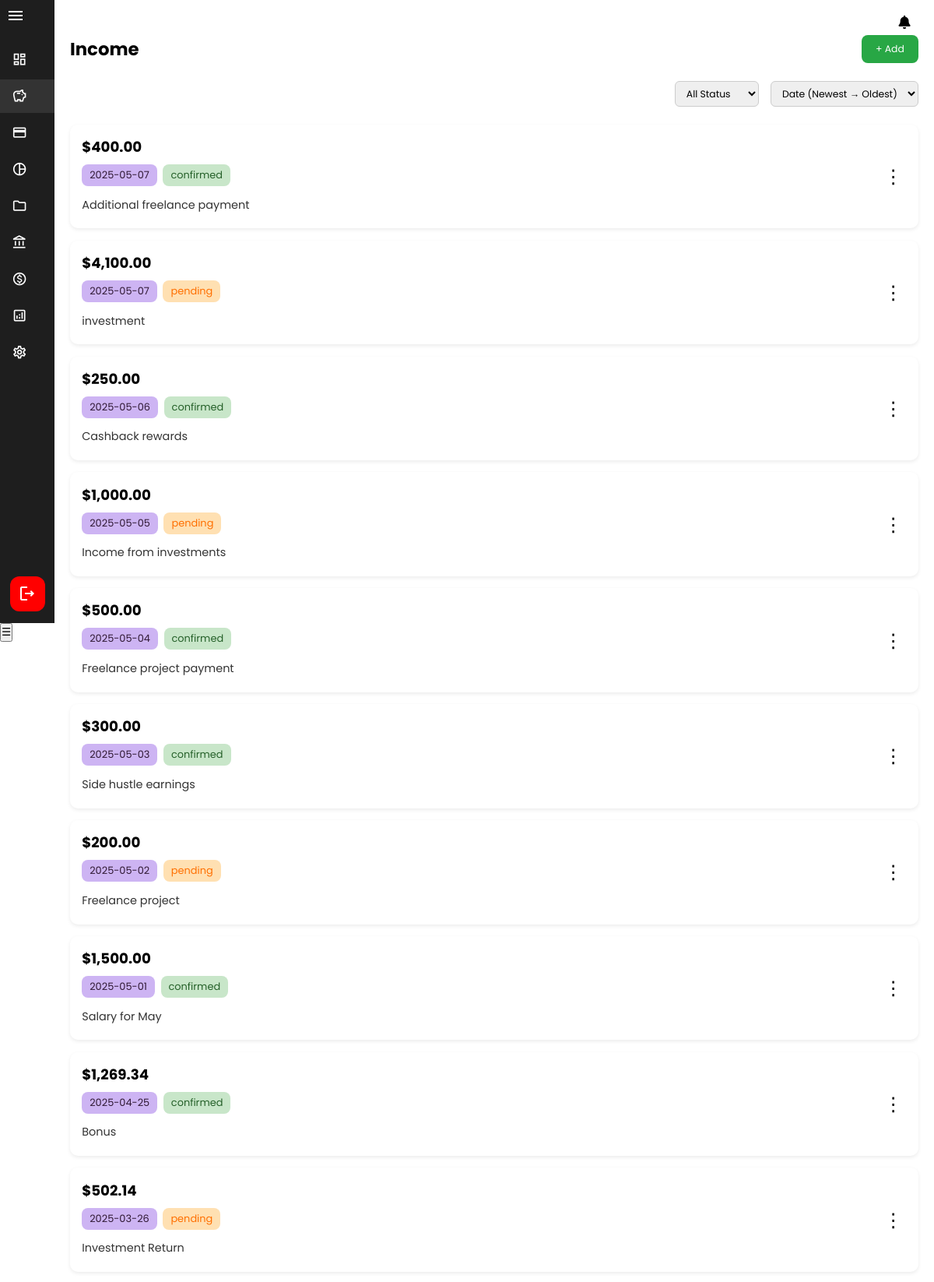
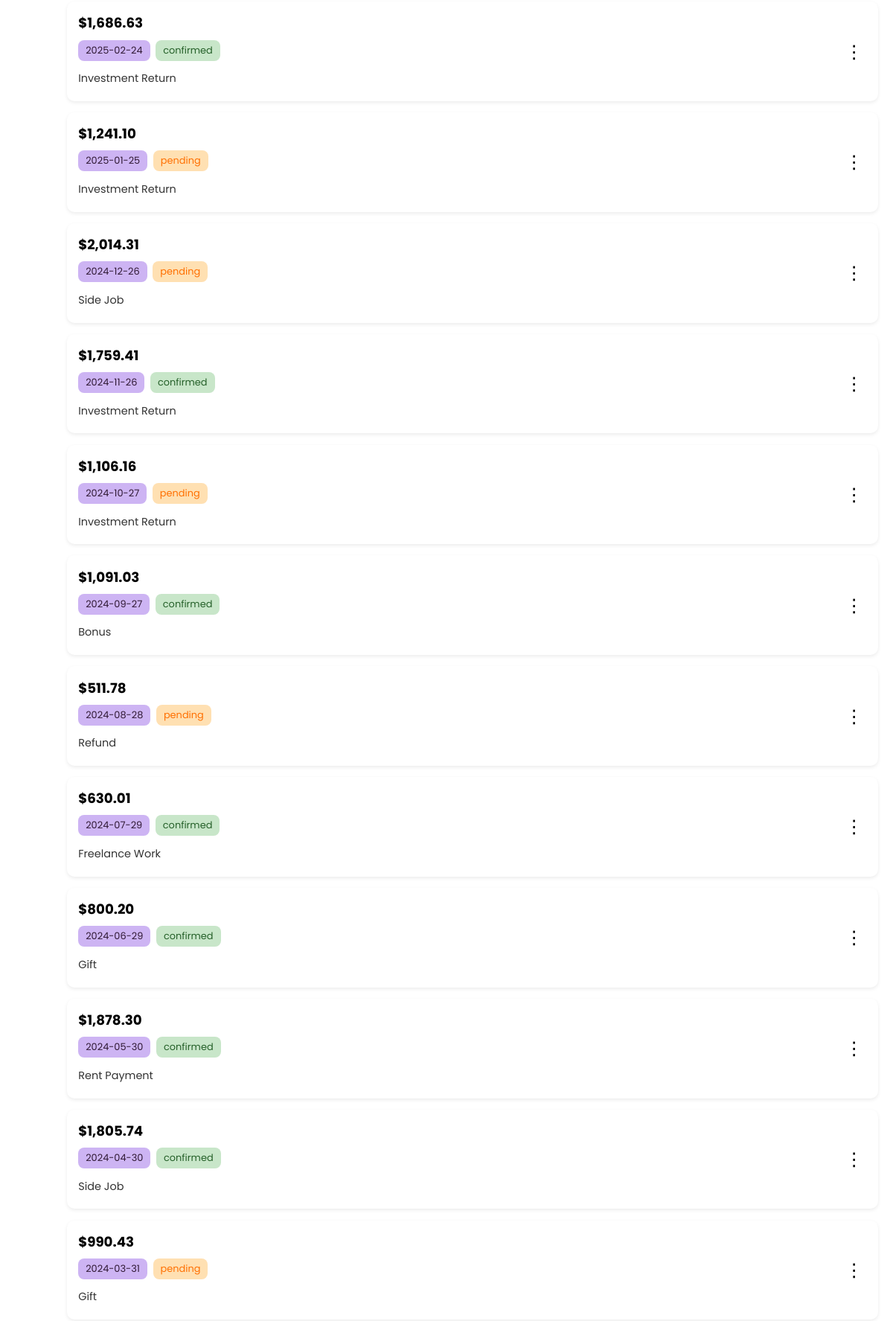
The app's page /SmartWallet/income.php (signed in, upper part) with its own data (2 pictures, top to bottom).
### tables this page shows
CREATE TABLE `income` (
  `id` int(11) NOT NULL,
  `user_id` int(11) NOT NULL,
  `amount` float NOT NULL,
  `description` text DEFAULT NULL,
  `date` date NOT NULL,
  `status` enum('pending','confirmed') DEFAULT 'pending',
  `created_at` timestamp NOT NULL DEFAULT current_timestamp(),
  `updated_at` timestamp NOT NULL DEFAULT current_timestamp() ON UPDATE current_timestamp()
);

### SmartWallet/income.php (the view, shortened to what this page needs)
<?php
require_once 'includes/db.php';
$user_id = $_SESSION["user_id"];
$sortBy = $_GET['sort_by'] ?? 'date';
$whereClause = "WHERE i.user_id = ?";
$params = [$user_id];
$orderClause = match ($sortBy) {
    'amount' => "ORDER BY i.amount DESC",
    default => "ORDER BY i.date DESC"
};
$query = "SELECT i.id, i.amount, i.description, i.date, i.status
          FROM income i
          $whereClause $orderClause";
$stmt = $pdo->prepare($query);
$stmt->execute($params);
$incomes = $stmt->fetchAll(PDO::FETCH_ASSOC);
?>
<!DOCTYPE html>
<html lang="en">
<head>
    <link rel="stylesheet" href="assets/css/sidebar.css" />
    <link rel="stylesheet" href="assets/css/header.css" />
    <link rel="stylesheet" href="assets/css/income.css" />
    <link href="https://cdnjs.cloudflare.com/ajax/libs/font-awesome/6.5.0/css/all.min.css" rel="stylesheet">
</head>
<body>
    <?php include 'includes/sidebar.php'; ?>
    <?php include 'includes/header.php'; ?>
    <main class="content">
        <div class="header">
            <h1>Income</h1>
            <button id="addIncomeBtn">+ Add</button>
        </div>
        <div class="filter-bar">
            <select id="statusFilter">
                <option value="all">All Status</option>
            </select>
            <select id="sortOrder">
                <option value="date_desc">Date (Newest → Oldest)</option>
            </select>
        </div>
        <div class="income-list" id="incomeList">
            <?php foreach ($incomes as $income): ?>
                <div class="income-card" data-id="<?= $income["id"] ?>">
                    <div class="income-info">
                        <strong>$<?= number_format($income["amount"], 2) ?></strong>
                        <div class="meta">
                            <span class="badge-date"><?= $income["date"] ?></span>
                            <span class="badge-status <?= strtolower($income["status"]) ?>"><?= $income["status"] ?></span>
                        </div>
                        <p><?= htmlspecialchars($income["description"]) ?></p>
                    </div>
                    <div class="income-actions">
                        <button class="kebab-toggle">⋮</button>
                    </div>
                </div>
            <?php endforeach; ?>
        </div>
    </main>
    <button id="mobileToggle" class="hamburger">&#9776;</button>
</body>
</html>

### SmartWallet/assets/css/sidebar.css (style rules this page uses)
* { margin: 0; padding: 0; box-sizing: border-box; font-family: "Poppins", sans-serif; font-size: 95%; }
html, body { height: 100%; margin: 0; padding: 0; overflow: auto; }
.content { flex: 1; padding: 20px; margin-left: 70px; height: 100vh; transition: filter 0.3s ease; }

### SmartWallet/assets/css/income.css (style rules this page uses)
.content { padding: 20px; flex: 1; transition: padding-left 0.3s ease; }
.header { display: flex; justify-content: space-between; align-items: center; margin-top: 25px; }
.header h1 { margin: 0; font-size: 1.5rem; font-weight: bold; }
.header button { padding: 0.6rem 1.2rem; background-color: #28a745; color: #fff; border: none; border-radius: 8px; cursor: pointer; }
.filter-bar { display: flex; gap: 1rem; margin-top: 1.5rem; margin-bottom: 1.5rem; justify-content: flex-end; }
.filter-bar select { padding: 6px 10px; border-radius: 6px; border: 1px solid #ccc; }
.meta { margin: 0.3rem 0; display: flex; flex-wrap: wrap; gap: 6px; align-items: center; }
.income-list { margin-top: 1.5rem; display: flex; flex-direction: column; gap: 1rem; }
.income-card { background: #fff; padding: 1rem; border-radius: 10px; box-shadow: 0 2px 5px rgba(0, 0, 0, 0.08); display: flex; justify-content: space-between; align-items: center; gap: 1rem; transition: all 0.3s ease; }
.income-info { flex: 1; display: flex; flex-direction: column; gap: 0.3rem; }
.income-info .meta { display: flex; flex-wrap: wrap; align-items: center; gap: 0.5rem; }
.income-actions { position: relative; }
.kebab-toggle { background: none; border: none; font-size: 1.6rem; cursor: pointer; padding: 5px; }
.badge-date { background: #cdb4f3; color: #301934; padding: 4px 10px; border-radius: 8px; font-size: 0.85rem; }
.badge-status.confirmed { background: #c8e6c9; color: #256029; padding: 4px 10px; border-radius: 8px; font-size: 0.85rem; }
.badge-status.pending { background: #ffe0b2; color: #ff6f00; padding: 4px 10px; border-radius: 8px; font-size: 0.85rem; }
.income-info strong { font-size: 1.2rem; color: #000; }
.income-info p { margin: 0.3rem 0; font-size: 0.95rem; color: #333; }

### records on screen
income: amount "400.00", date "2025-05-07", status "confirmed", description "Additional freelance payment"
income: amount "4,100.00", date "2025-05-07", status "pending", description "investment"
income: amount "250.00", date "2025-05-06", status "confirmed", description "Cashback rewards"
income: amount "1,000.00", date "2025-05-05", status "pending", description "Income from investments"
income: amount "500.00", date "2025-05-04", status "confirmed", description "Freelance project payment"
income: amount "300.00", date "2025-05-03", status "confirmed", description "Side hustle earnings"
income: amount "200.00", date "2025-05-02", status "pending", description "Freelance project"
income: amount "1,500.00", date "2025-05-01", status "confirmed", description "Salary for May"
income: amount "1,269.34", date "2025-04-25", status "confirmed", description "Bonus"
income: amount "502.14", date "2025-03-26", status "pending", description "Investment Return"
income: amount "1,686.63", date "2025-02-24", status "confirmed", description "Investment Return"
income: amount "1,241.10", date "2025-01-25", status "pending", description "Investment Return"
income: amount "2,014.31", date "2024-12-26", status "pending", description "Side Job"
income: amount "1,759.41", date "2024-11-26", status "confirmed", description "Investment Return"
income: amount "1,106.16", date "2024-10-27", status "pending", description "Investment Return"
income: amount "1,091.03", date "2024-09-27", status "confirmed", description "Bonus"
income: amount "511.78", date "2024-08-28", status "pending", description "Refund"
income: amount "630.01", date "2024-07-29", status "confirmed", description "Freelance Work"
income: amount "800.20", date "2024-06-29", status "confirmed", description "Gift"
income: amount "1,878.30", date "2024-05-30", status "confirmed", description "Rent Payment"
income: amount "1,805.74", date "2024-04-30", status "confirmed", description "Side Job"
income: amount "990.43", date "2024-03-31", status "pending", description "Gift"
